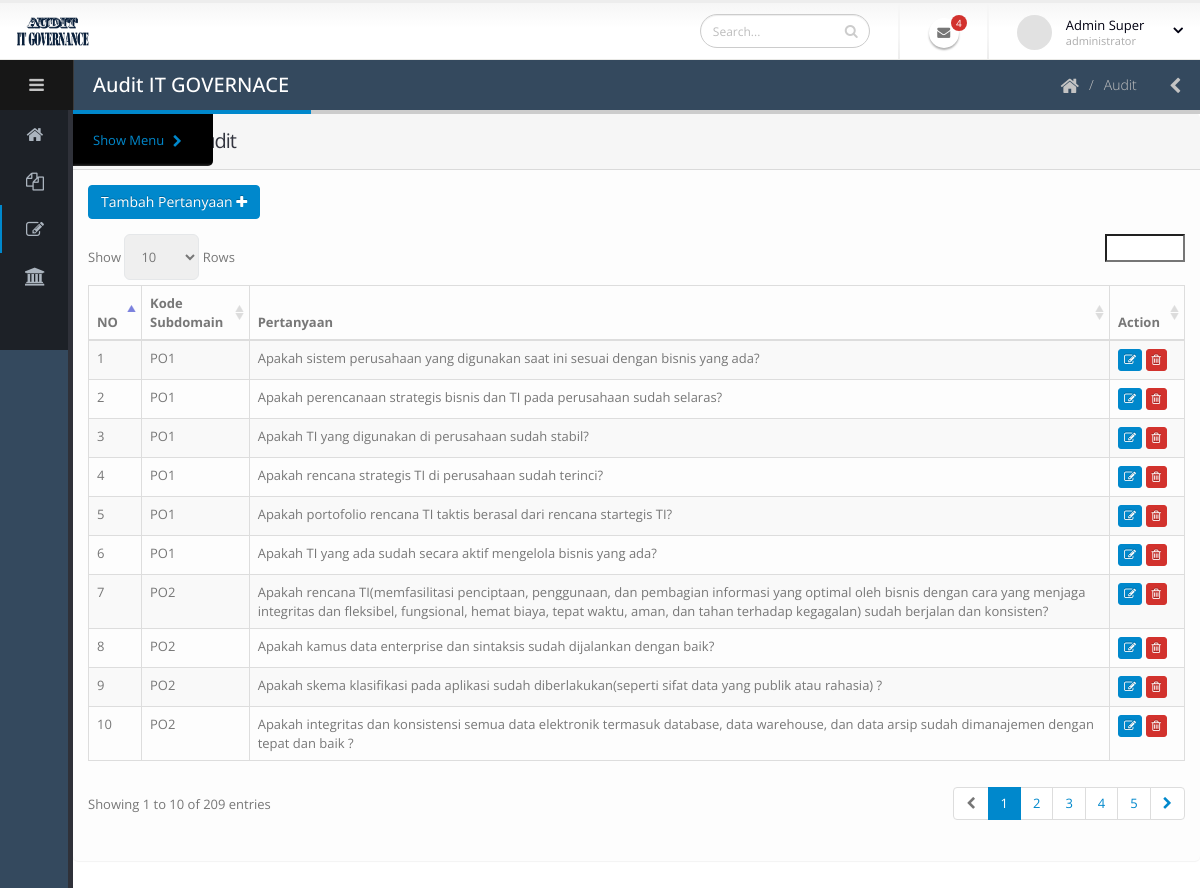
Screenshot of /index.php/administrator/pertanyaan with the database file from the repository.
### tables this page shows
CREATE TABLE `db_quisioner` (
  `id_quisioner` int(11) NOT NULL,
  `pertanyaan` text,
  `Id_ITP` int(11) NOT NULL
);

CREATE TABLE `it_proses` (
  `id_ITP` int(11) NOT NULL,
  `kode_subdomain` varchar(50) NOT NULL,
  `keterangan_domain` varchar(150) NOT NULL,
  `domain` varchar(5) NOT NULL,
  `non_existent` text NOT NULL,
  `initial` text NOT NULL,
  `repeatable` text NOT NULL,
  `defined` text NOT NULL,
  `managed` text NOT NULL,
  `optimised` text NOT NULL
);

### application/controllers/Administrator.php (called while the page is built, shortened)
<?php
class Administrator extends CI_Controller{
    public function __construct(){
        $this->load->library('session');
        $this->load->model('Administrator_model');
    }
    public function pertanyaan(){
        $tampil=$this->Administrator_model->tampilpertanyaan()->result();
        $data['tampil']=$tampil;
        $this->load->view('administrator/header_audit');
        $this->load->view('administrator/pertanyaan',$data);
}
}

### index.php (called while the page is built, shortened)
<?php
require_once BASEPATH.'core/CodeIgniter.php';

### application/models/Administrator_model.php (called while the page is built, shortened)
<?php
class Administrator_model extends CI_Model
{
    public function tampilpertanyaan(){
        $query = $this->db->query("SELECT * FROM db_quisioner INNER join it_proses on it_proses.Id_ITP=db_quisioner.Id_ITP ORDER BY db_quisioner.Id_ITP");
        return $query;
    }
}

### application/views/administrator/pertanyaan.php (the view, shortened to what this page needs)
<section class="panel">
    <header class="panel-heading">
        <h2 class="panel-title">Pertanyaan Audit</h2>
    </header>
                        <div class="panel-body">
                            <div class="row">
                                <div class="col-sm-6">
                                    <div class="mb-md">
                                        <a href="<?=base_url()?>administrator/form_pertanyaan" id="addToTable" class="btn btn-primary">Tambah Pertanyaan <i class="fa fa-plus"></i></a>
                                    </div>
                                </div>
                            </div>
                            <table class="table table-bordered table-striped" id="datatable-ajax">
                                <thead>
                                <tr>
                                    <th>NO</th>
                                    <th>Kode Subdomain</th>
                                    <th>Pertanyaan</th>
                                    <th>Action</th>
                                </tr>
                                </thead>
                                <tbody>
                                <?php $n = 1; foreach ($tampil as $u){ ?>
                                    <tr>
                                        <td><?= $n++?></td>
                                        <td><?= $u->kode_subdomain;?></td>
                                        <td><?= $u->pertanyaan?></td>
                                        <td>
                                            <a href="<?= base_url() ?>admin/form_pertanyaan/<?= $u->id_quisioner?>" class="btn btn-xs btn-primary"><li class="fa fa-edit"></li></a>
                                                <a href="<?= base_url() ?>admin/deletepertanyaan/<?= $u->id_quisioner?>" class="btn btn-xs btn-danger"><li class="fa fa-trash-o"></li></a>
                                        </td>
                                    </tr>
                                <?php } ?>
                                </tbody>
                            </table>
                        </div>
                </div>
            </section>
        </section>
    </div>
</section>
</body>
</html>

### assets/templates/stylesheets/skins/default.css (style rules this page uses)
a, .btn-link { color: #0088cc; }
body .btn-primary { color: #ffffff; text-shadow: 0 -1px 0 rgba(0, 0, 0, 0.25); background-color: #0088cc; border-color: #0088cc; }
body .btn-danger { color: #ffffff; text-shadow: 0 -1px 0 rgba(0, 0, 0, 0.25); background-color: #d2322d; border-color: #d2322d; }

### rows the page displays
db_quisioner: Id_ITP.kode_subdomain "PO1", pertanyaan "Apakah sistem perusahaan yang digunakan saat ini sesuai dengan bisnis yang ada?"
db_quisioner: Id_ITP.kode_subdomain "PO1", pertanyaan "Apakah perencanaan strategis bisnis dan TI pada perusahaan sudah selaras?"
db_quisioner: Id_ITP.kode_subdomain "PO1", pertanyaan "Apakah TI yang digunakan di perusahaan sudah stabil?"
db_quisioner: Id_ITP.kode_subdomain "PO1", pertanyaan "Apakah rencana strategis TI di perusahaan sudah terinci?"
db_quisioner: Id_ITP.kode_subdomain "PO1", pertanyaan "Apakah portofolio rencana TI taktis berasal dari rencana startegis TI?"
db_quisioner: Id_ITP.kode_subdomain "PO1", pertanyaan "Apakah TI yang ada sudah secara aktif mengelola bisnis yang ada?"
db_quisioner: Id_ITP.kode_subdomain "PO2", pertanyaan "Apakah rencana TI(memfasilitasi penciptaan, penggunaan, dan pembagian informasi yang optimal oleh bisnis dengan cara yang menjaga integritas dan fleksibel, fungsional, hemat biaya, tepat waktu, aman, dan tahan terhadap kegagalan) sudah berjalan dan konsisten?"
db_quisioner: Id_ITP.kode_subdomain "PO2", pertanyaan "Apakah kamus data enterprise dan sintaksis sudah dijalankan dengan baik?"
db_quisioner: Id_ITP.kode_subdomain "PO2", pertanyaan "Apakah skema klasifikasi pada aplikasi sudah diberlakukan(seperti sifat data yang publik atau rahasia) ?"
db_quisioner: Id_ITP.kode_subdomain "PO2", pertanyaan "Apakah integritas dan konsistensi semua data elektronik termasuk database, data warehouse, dan data arsip sudah dimanajemen dengan tepat dan baik ?"
